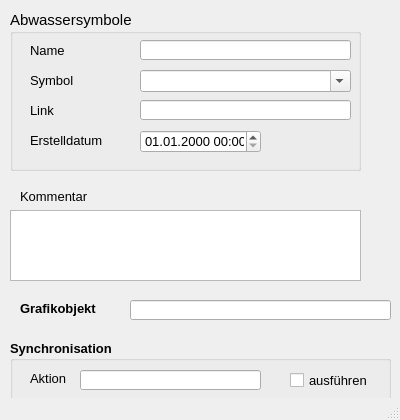
<?xml version="1.0" encoding="UTF-8"?>
<ui version="4.0">
 <class>MainWindow</class>
 <widget class="QMainWindow" name="MainWindow">
  <property name="geometry">
   <rect>
    <x>0</x>
    <y>0</y>
    <width>400</width>
    <height>420</height>
   </rect>
  </property>
  <property name="minimumSize">
   <size>
    <width>400</width>
    <height>420</height>
   </size>
  </property>
  <property name="font">
   <font>
    <family>Tahoma</family>
    <pointsize>10</pointsize>
   </font>
  </property>
  <property name="windowTitle">
   <string>Anbindung Direkteinleiter</string>
  </property>
  <property name="layoutDirection">
   <enum>Qt::LeftToRight</enum>
  </property>
  <widget class="QWidget" name="centralwidget">
   <widget class="QTextEdit" name="kommentar">
    <property name="geometry">
     <rect>
      <x>10</x>
      <y>210</y>
      <width>351</width>
      <height>71</height>
     </rect>
    </property>
    <property name="minimumSize">
     <size>
      <width>0</width>
      <height>0</height>
     </size>
    </property>
    <property name="toolTip">
     <string>&lt;html&gt;&lt;head/&gt;&lt;body&gt;&lt;p&gt;Platz für zusätzliche Kommentare&lt;/p&gt;&lt;/body&gt;&lt;/html&gt;</string>
    </property>
    <property name="statusTip">
     <string>Platz für zusätzliche Kommentare</string>
    </property>
   </widget>
   <widget class="QLabel" name="label_15">
    <property name="geometry">
     <rect>
      <x>20</x>
      <y>186</y>
      <width>81</width>
      <height>20</height>
     </rect>
    </property>
    <property name="text">
     <string>Kommentar</string>
    </property>
   </widget>
   <widget class="QGroupBox" name="groupBox_3">
    <property name="geometry">
     <rect>
      <x>10</x>
      <y>10</y>
      <width>351</width>
      <height>161</height>
     </rect>
    </property>
    <property name="font">
     <font>
      <family>Tahoma</family>
      <pointsize>11</pointsize>
     </font>
    </property>
    <property name="title">
     <string>Abwassersymbole</string>
    </property>
    <widget class="QgsDateTimeEdit" name="createdat">
     <property name="geometry">
      <rect>
       <x>130</x>
       <y>120</y>
       <width>121</width>
       <height>23</height>
      </rect>
     </property>
     <property name="font">
      <font>
       <family>Tahoma</family>
       <pointsize>10</pointsize>
      </font>
     </property>
     <property name="currentSection">
      <enum>QDateTimeEdit::DaySection</enum>
     </property>
     <property name="displayFormat">
      <string>dd.MM.yyyy HH:mm</string>
     </property>
    </widget>
    <widget class="QLabel" name="label_71">
     <property name="geometry">
      <rect>
       <x>20</x>
       <y>120</y>
       <width>101</width>
       <height>21</height>
      </rect>
     </property>
     <property name="font">
      <font>
       <family>Tahoma</family>
       <pointsize>10</pointsize>
      </font>
     </property>
     <property name="text">
      <string>Erstelldatum</string>
     </property>
    </widget>
    <widget class="QComboBox" name="art">
     <property name="geometry">
      <rect>
       <x>130</x>
       <y>60</y>
       <width>211</width>
       <height>22</height>
      </rect>
     </property>
     <property name="font">
      <font>
       <family>Tahoma</family>
       <pointsize>10</pointsize>
      </font>
     </property>
     <property name="toolTip">
      <string/>
     </property>
     <property name="statusTip">
      <string/>
     </property>
     <property name="editable">
      <bool>true</bool>
     </property>
    </widget>
    <widget class="QLabel" name="label_21">
     <property name="geometry">
      <rect>
       <x>20</x>
       <y>60</y>
       <width>101</width>
       <height>21</height>
      </rect>
     </property>
     <property name="font">
      <font>
       <family>Tahoma</family>
       <pointsize>10</pointsize>
      </font>
     </property>
     <property name="text">
      <string>Symbol</string>
     </property>
     <property name="alignment">
      <set>Qt::AlignLeading|Qt::AlignLeft|Qt::AlignVCenter</set>
     </property>
    </widget>
    <widget class="QLabel" name="label_4">
     <property name="geometry">
      <rect>
       <x>20</x>
       <y>30</y>
       <width>101</width>
       <height>21</height>
      </rect>
     </property>
     <property name="font">
      <font>
       <family>Tahoma</family>
       <pointsize>10</pointsize>
      </font>
     </property>
     <property name="text">
      <string>Name</string>
     </property>
     <property name="alignment">
      <set>Qt::AlignLeading|Qt::AlignLeft|Qt::AlignVCenter</set>
     </property>
    </widget>
    <widget class="QLabel" name="label_72">
     <property name="geometry">
      <rect>
       <x>20</x>
       <y>90</y>
       <width>101</width>
       <height>21</height>
      </rect>
     </property>
     <property name="font">
      <font>
       <family>Tahoma</family>
       <pointsize>10</pointsize>
      </font>
     </property>
     <property name="text">
      <string>Link</string>
     </property>
    </widget>
    <widget class="QLineEdit" name="bezeichnung">
     <property name="geometry">
      <rect>
       <x>130</x>
       <y>30</y>
       <width>211</width>
       <height>20</height>
      </rect>
     </property>
     <property name="font">
      <font>
       <family>Tahoma</family>
       <pointsize>11</pointsize>
      </font>
     </property>
     <property name="toolTip">
      <string>&lt;html&gt;&lt;head/&gt;&lt;body&gt;&lt;p&gt;Eindeutige Bezeichnung&lt;/p&gt;&lt;/body&gt;&lt;/html&gt;</string>
     </property>
     <property name="statusTip">
      <string>Eindeutige Bezeichnung</string>
     </property>
    </widget>
    <widget class="QLineEdit" name="link">
     <property name="geometry">
      <rect>
       <x>130</x>
       <y>90</y>
       <width>211</width>
       <height>20</height>
      </rect>
     </property>
     <property name="font">
      <font>
       <family>Tahoma</family>
       <pointsize>11</pointsize>
      </font>
     </property>
     <property name="toolTip">
      <string>&lt;html&gt;&lt;head/&gt;&lt;body&gt;&lt;p&gt;Speicherort mit Zusatzinfos&lt;/p&gt;&lt;/body&gt;&lt;/html&gt;</string>
     </property>
     <property name="statusTip">
      <string>Speicherort mit Zusatzinfos</string>
     </property>
    </widget>
   </widget>
   <widget class="QGroupBox" name="groupBox_sync">
    <property name="geometry">
     <rect>
      <x>10</x>
      <y>340</y>
      <width>381</width>
      <height>61</height>
     </rect>
    </property>
    <property name="font">
     <font>
      <family>Tahoma</family>
      <pointsize>10</pointsize>
      <weight>75</weight>
      <bold>true</bold>
     </font>
    </property>
    <property name="title">
     <string>Synchronisation</string>
    </property>
    <widget class="QCheckBox" name="status">
     <property name="geometry">
      <rect>
       <x>280</x>
       <y>30</y>
       <width>101</width>
       <height>21</height>
      </rect>
     </property>
     <property name="font">
      <font>
       <family>Tahoma</family>
       <pointsize>10</pointsize>
       <weight>50</weight>
       <bold>false</bold>
      </font>
     </property>
     <property name="toolTip">
      <string>Synchronisation aktivieren</string>
     </property>
     <property name="statusTip">
      <string>Synchronisation aktivieren</string>
     </property>
     <property name="text">
      <string>ausführen</string>
     </property>
    </widget>
    <widget class="QLabel" name="label_19">
     <property name="geometry">
      <rect>
       <x>20</x>
       <y>30</y>
       <width>51</width>
       <height>16</height>
      </rect>
     </property>
     <property name="font">
      <font>
       <family>Tahoma</family>
       <pointsize>10</pointsize>
       <weight>50</weight>
       <bold>false</bold>
      </font>
     </property>
     <property name="text">
      <string>Aktion</string>
     </property>
    </widget>
    <widget class="QLineEdit" name="aktion">
     <property name="geometry">
      <rect>
       <x>70</x>
       <y>30</y>
       <width>181</width>
       <height>20</height>
      </rect>
     </property>
     <property name="toolTip">
      <string>&lt;html&gt;&lt;head/&gt;&lt;body&gt;&lt;p&gt;Maßnahme zur Synchronisation&lt;/p&gt;&lt;/body&gt;&lt;/html&gt;</string>
     </property>
     <property name="statusTip">
      <string>Maßnahme zur Synchronisation</string>
     </property>
    </widget>
   </widget>
   <widget class="QLabel" name="label_22">
    <property name="geometry">
     <rect>
      <x>20</x>
      <y>300</y>
      <width>101</width>
      <height>16</height>
     </rect>
    </property>
    <property name="font">
     <font>
      <family>Tahoma</family>
      <pointsize>10</pointsize>
      <weight>75</weight>
      <bold>true</bold>
     </font>
    </property>
    <property name="text">
     <string>Grafikobjekt</string>
    </property>
   </widget>
   <widget class="QLineEdit" name="objekt">
    <property name="geometry">
     <rect>
      <x>130</x>
      <y>300</y>
      <width>261</width>
      <height>20</height>
     </rect>
    </property>
    <property name="toolTip">
     <string>&lt;html&gt;&lt;head/&gt;&lt;body&gt;&lt;p&gt;Textbeschreibung (WKT) des Grafikobjekts&lt;/p&gt;&lt;/body&gt;&lt;/html&gt;</string>
    </property>
    <property name="statusTip">
     <string>Textbeschreibung des Grafikobjekts</string>
    </property>
   </widget>
  </widget>
  <widget class="QStatusBar" name="statusbar"/>
 </widget>
 <customwidgets>
  <customwidget>
   <class>QgsDateTimeEdit</class>
   <extends>QDateTimeEdit</extends>
   <header>qgsdatetimeedit.h</header>
  </customwidget>
 </customwidgets>
 <tabstops>
  <tabstop>bezeichnung</tabstop>
  <tabstop>art</tabstop>
  <tabstop>link</tabstop>
  <tabstop>createdat</tabstop>
  <tabstop>kommentar</tabstop>
 </tabstops>
 <resources/>
 <connections/>
</ui>
